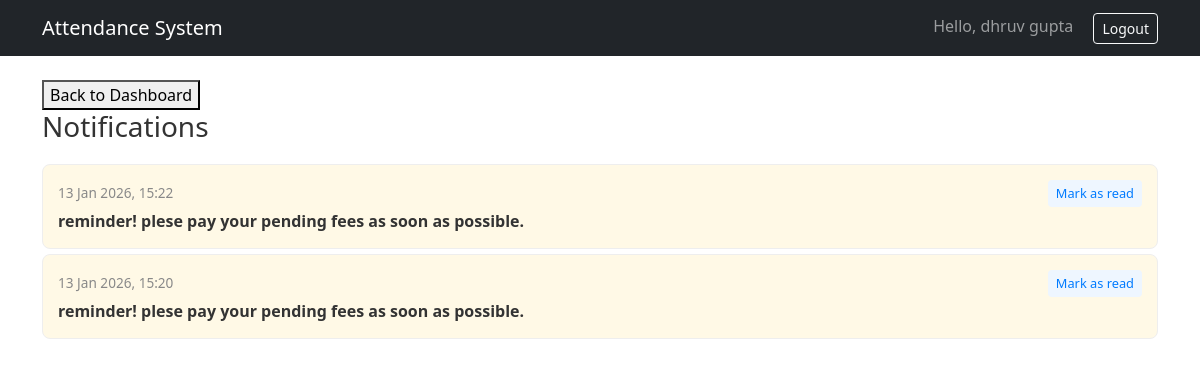
/accounts/notifications/ (signed in), run on the app's committed database.
### accounts/models.py (models this page shows, shortened)
class Notification(models.Model):
    recipient = models.ForeignKey(User, on_delete=models.CASCADE, related_name='notifications')
    message = models.TextField()
    notification_type = models.CharField(max_length=30,choices=[
        ('attendance','Attendance Update'),
        ('fees','Fees Update'),
        ('reminder','Fee Reminder'),
        ('profile','Profile Update'),
    ])
    is_read = models.BooleanField(default=False)
    created_at  =models.DateTimeField(auto_now_add=True)

### accounts/views.py (the view)
# urls.py: path('notifications/',views.notification_view,name='notification_view'),
@login_required
def notification_view(request):
    notifications = Notification.objects.filter(recipient=request.user).order_by('-created_at')
    unread_count = notifications.filter(is_read = False).count()
    return render(request,'student/notifications.html',{
        'notifications':notifications,
        'unread_count':unread_count
    })

### templates/student/notifications.html (shortened to what this page needs)
{% extends "base.html" %}
{% block content %}
<button><a href="{% url 'student_dashboard' %}">Back to Dashboard</a></button>
<h3>Notifications</h3>
<div style="margin-top: 20px;">
    {% if notifications %}
    <ul style="list-style: none; padding: 0;">
        {% for notification in notifications %}
        <li class="notification-item {% if not notification.is_read %}unread{% endif %}">
            <div style="display: flex; justify-content: space-between; align-items: flex-start;">
                <div>
                    <span style="font-size: 0.85em; color: #888;">{{ notification.created_at|date:"d M Y, H:i" }}</span>
                    <p class="notification-message {% if not notification.is_read %}unread-msg{% endif %}">
                        {{ notification.message }}
                    </p>
                </div>
                {% if not notification.is_read %}
                <a href="{% url 'mark_notification_as_read' notification.pk %}" class="read-btn">Mark as read</a>
                {% endif %}
            </div>
        </li>
        {% endfor %}
    </ul>
    {% else %}
    <div style="padding: 40px; text-align: center; color: #999; border: 2px dashed #eee; border-radius: 8px;">
        No notifications yet.
    </div>
    {% endif %}
</div>
{% endblock %}

### templates/base.html (shortened to what this page needs)
<!DOCTYPE html>
<html>
<head>
    <link href="https://cdn.jsdelivr.net/npm/bootstrap@5.3.2/dist/css/bootstrap.min.css" rel="stylesheet">
</head>
<body>
    <nav class="navbar navbar-expand-lg navbar-dark bg-dark mb-4">
        <div class="container">
            <a class="navbar-brand" href="/">Attendance System</a>
            <div>
                {% if user.is_authenticated %}
                {% if not user.is_superuser %}
                <span class="navbar-text me-3">Hello, {{ user.first_name }}</span>
                <a class="btn btn-outline-light btn-sm" href="{% url 'logout' %}">Logout</a>
                {% endif %}
                {% endif %}
            </div>
        </div>
    </nav>
    <div class="container">
        {% block content %}{% endblock %}
    </div>
</body>
</html>

### templates/student/notifications.html (style rules this page uses)
h3 { color: #333; margin-bottom: 20px; }
button a { text-decoration: none; color: inherit; }
.notification-item { margin-bottom: 5px; padding: 15px; border-radius: 8px; border: 1px solid #eee; background-color: #fff; position: relative; transition: all 0.3s ease; }
.notification-item.unread { background-color: #fff9e6; }
.notification-message { margin: 5px 0 0; color: #333; font-weight: normal; }
.notification-message.unread-msg { font-weight: bold; }
.read-btn { font-size: 0.8em; color: #007bff; text-decoration: none; background: #eef6ff; padding: 4px 8px; border-radius: 4px; white-space: nowrap; }

### data on the page
Notification: created_at "13 Jan 2026, 15:22", message "reminder! plese pay your pending fees as soon as possible.", is_read "Mark as read"
Notification: created_at "13 Jan 2026, 15:20", message "reminder! plese pay your pending fees as soon as possible.", is_read "Mark as read"

### other printed values
{{ user.first_name }} "dhruv gupta"
